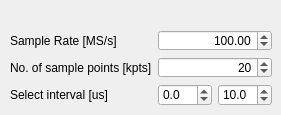
    <widget class="QWidget" name="sampling_tab">
     <attribute name="title">
      <string>Horizontal</string>
     </attribute>
     <widget class="QWidget" name="formLayoutWidget">
      <property name="geometry">
       <rect>
        <x>10</x>
        <y>30</y>
        <width>262</width>
        <height>76</height>
       </rect>
      </property>
      <layout class="QFormLayout" name="formLayout">
       <item row="0" column="0">
        <widget class="QLabel" name="label_10">
         <property name="locale">
          <locale language="English" country="UnitedKingdom"/>
         </property>
         <property name="text">
          <string>Sample Rate [MS/s]</string>
         </property>
        </widget>
       </item>
       <item row="0" column="1">
        <widget class="QDoubleSpinBox" name="sample_rate_spinBox">
         <property name="alignment">
          <set>Qt::AlignRight|Qt::AlignTrailing|Qt::AlignVCenter</set>
         </property>
         <property name="minimum">
          <double>0.100000000000000</double>
         </property>
         <property name="maximum">
          <double>250.000000000000000</double>
         </property>
         <property name="value">
          <double>100.000000000000000</double>
         </property>
        </widget>
       </item>
       <item row="1" column="0">
        <widget class="QLabel" name="label_9">
         <property name="locale">
          <locale language="English" country="UnitedKingdom"/>
         </property>
         <property name="text">
          <string>No. of sample points [kpts]</string>
         </property>
        </widget>
       </item>
       <item row="1" column="1">
        <widget class="QDoubleSpinBox" name="no_samples_spinBox">
         <property name="locale">
          <locale language="English" country="UnitedKingdom"/>
         </property>
         <property name="alignment">
          <set>Qt::AlignRight|Qt::AlignTrailing|Qt::AlignVCenter</set>
         </property>
         <property name="decimals">
          <number>0</number>
         </property>
         <property name="minimum">
          <double>1.000000000000000</double>
         </property>
         <property name="maximum">
          <double>100.000000000000000</double>
         </property>
         <property name="value">
          <double>20.000000000000000</double>
         </property>
        </widget>
       </item>
       <item row="2" column="0">
        <widget class="QLabel" name="label_18">
         <property name="locale">
          <locale language="English" country="UnitedKingdom"/>
         </property>
         <property name="text">
          <string>Select interval [us]</string>
         </property>
        </widget>
       </item>
       <item row="2" column="1">
        <layout class="QHBoxLayout" name="horizontalLayout">
         <item>
          <widget class="QDoubleSpinBox" name="zoom_start_spinBox">
           <property name="locale">
            <locale language="English" country="UnitedKingdom"/>
           </property>
           <property name="buttonSymbols">
            <enum>QAbstractSpinBox::UpDownArrows</enum>
           </property>
           <property name="suffix">
            <string/>
           </property>
           <property name="decimals">
            <number>1</number>
           </property>
           <property name="minimum">
            <double>-100.000000000000000</double>
           </property>
           <property name="maximum">
            <double>200.000000000000000</double>
           </property>
           <property name="singleStep">
            <double>0.100000000000000</double>
           </property>
           <property name="value">
            <double>0.000000000000000</double>
           </property>
          </widget>
         </item>
         <item>
          <widget class="QDoubleSpinBox" name="zoom_end_spinBox">
           <property name="locale">
            <locale language="English" country="UnitedKingdom"/>
           </property>
           <property name="buttonSymbols">
            <enum>QAbstractSpinBox::UpDownArrows</enum>
           </property>
           <property name="suffix">
            <string/>
           </property>
           <property name="decimals">
            <number>1</number>
           </property>
           <property name="minimum">
            <double>-100.000000000000000</double>
           </property>
           <property name="maximum">
            <double>200.000000000000000</double>
           </property>
           <property name="singleStep">
            <double>0.100000000000000</double>
           </property>
           <property name="value">
            <double>10.000000000000000</double>
           </property>
          </widget>
         </item>
        </layout>
       </item>
      </layout>
     </widget>
    </widget>
